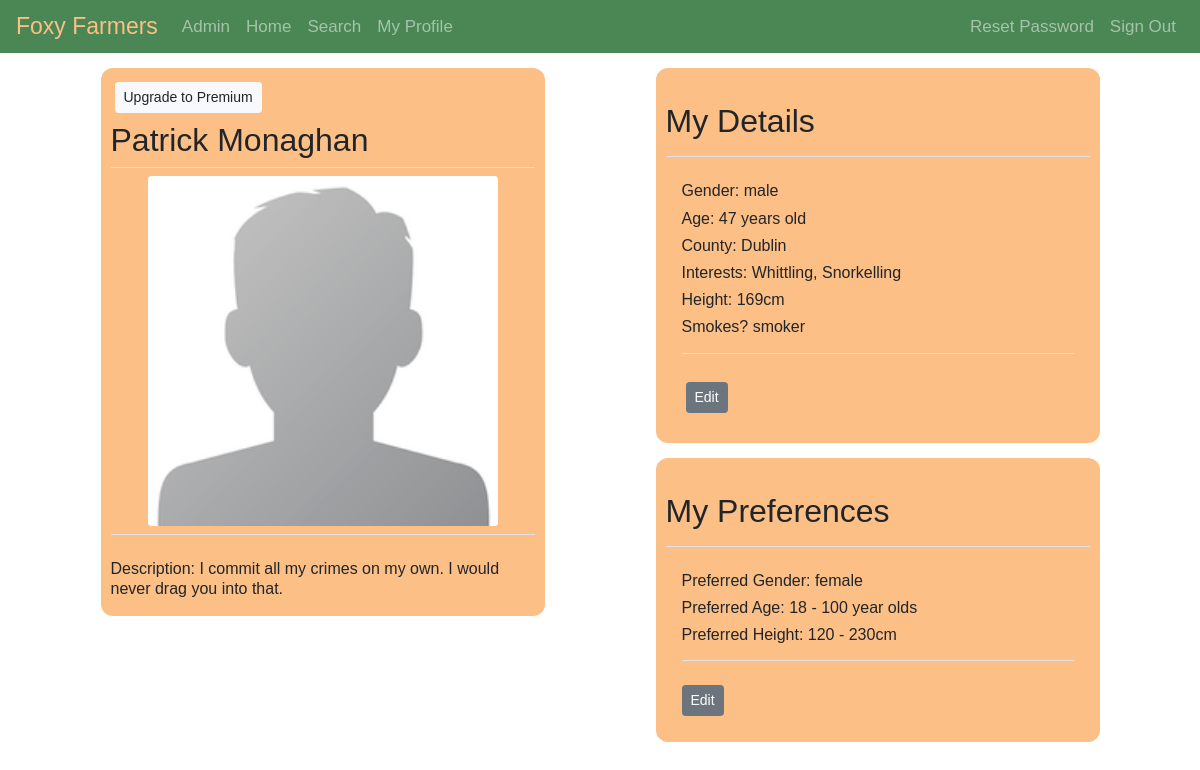
The page /pages/main/profile.php (signed in) on the database its author committed.
### tables this page shows
CREATE TABLE preferences (
  userID INT NOT NULL,
  prefGender ENUM("male", "female") NOT NULL,
  prefAgeMin INT NULL DEFAULT 18,
  prefAgeMax INT NULL DEFAULT 100,
  prefCountyID INT NULL,
  prefInterestID INT NULL,
  prefSmokes ENUM("smoker", "non-smoker") NULL,
  prefHeightMin INT NULL DEFAULT 120,
  prefHeightMax INT NULL DEFAULT 230
);

### utilities/utility.php (called while the page is built, shortened)
<?php
function getUserPreferences($link, $userID) {
  $sql = "SELECT prefGender, prefAgeMin, prefAgeMax, prefCountyID, prefInterestID, prefSmokes , prefHeightMin, prefHeightMax FROM preferences WHERE userID = $userID;";
  if($stmt = mysqli_prepare($link, $sql)) {
    if(mysqli_stmt_execute($stmt)) {
      mysqli_stmt_store_result($stmt);
      if(mysqli_stmt_num_rows($stmt) == 1) {
        $preferences = array();
        mysqli_stmt_bind_result($stmt, $prefGenderTemp, $prefAgeMinTemp, $prefAgeMaxTemp, $prefCountyIDTemp, $prefInterestIDTemp, $prefSmokesTemp, $prefHeightMinTemp, $prefHeightMaxTemp);
        while (mysqli_stmt_fetch($stmt)) {
          $preferences['prefGender'] = $prefGenderTemp;
          $preferences['prefAgeMin'] = $prefAgeMinTemp;
          $preferences['prefAgeMax'] = $prefAgeMaxTemp;
          $preferences['prefCountyID'] = ($prefCountyIDTemp) ? $prefCountyIDTemp : 0;
          $preferences['prefInterestID'] = ($prefInterestIDTemp) ? $prefInterestIDTemp : 0;
          $preferences['prefSmokes'] = ($prefSmokesTemp) ? $prefSmokesTemp : "";
          $preferences['prefHeightMin'] = $prefHeightMinTemp;
          $preferences['prefHeightMax'] = $prefHeightMaxTemp;
        }
      }
    }
    else {
      echo "Oops! Something went wrong. Please try again later.";
    }
    if (isset($preferences)) {
      return $preferences;
    }
  }
}
?>

### pages/main/profile.php (the view, shortened to what this page needs)
<?php
require_once "../../utilities/utility.php";
require_once "../../utilities/config.php";
$firstName = $lastName = $photoAddress = $gender = $dateOfBirth = $countyName = $smokes = $description = $email = $accessLevel = "";
$height = 0;
$myProfile = false;
if(isset($_GET["userID"]) && !empty(trim($_GET["userID"]))) {
  $userID = $_GET["userID"];
  if (checkIfUserPairExists($link, 'pending', 'pendingUserOne', 'pendingUserTwo', $userID, $_SESSION["userID"])) { $relationshipStatus = "youLikeThem"; }
  else if (checkIfUserPairExists($link, 'pending', 'pendingUserOne', 'pendingUserTwo', $_SESSION["userID"], $userID)) { $relationshipStatus = "theyLikeYou"; }
  else if (checkIfUserPairExists($link, 'rejections', 'rejectionsUserOne', 'rejectionsUserTwo', $userID, $_SESSION["userID"])) { $relationshipStatus = "youRejectThem"; }
  else if (checkIfUserPairExists($link, 'rejections', 'rejectionsUserOne', 'rejectionsUserTwo', $_SESSION["userID"], $userID)) { $relationshipStatus = "theyRejectYou"; }
  else if (checkIfUserPairExistsMatches($link, 'matches', 'matchesUserOne', 'matchesUserTwo', $_SESSION["userID"], $userID)) { $relationshipStatus = "match"; }
}
else {
  $userID = $_SESSION["userID"];
  $myProfile = true;
}
$sql = "SELECT firstName, lastName, email, accessLevel, description, gender, dateOfBirth, countyName, photo, smokes, height FROM user
JOIN profile JOIN countyList ON user.userID = profile.userID AND profile.countyID = countyList.countyID WHERE user.userID = $userID;";
if($stmt = mysqli_prepare($link, $sql)) {
  if(mysqli_stmt_execute($stmt)) {
    mysqli_stmt_store_result($stmt);
    if(mysqli_stmt_num_rows($stmt) == 1) {
      mysqli_stmt_bind_result($stmt, $firstNameTemp, $lastNameTemp, $emailTemp, $accessLevelTemp, $descriptionTemp, $genderTemp, $dateOfBirthTemp, $countyNameTemp, $photoTemp, $smokesTemp, $heightTemp);
      while (mysqli_stmt_fetch($stmt)) {
        $firstName = $firstNameTemp;
        $lastName = $lastNameTemp;
        $accessLevel = $accessLevelTemp;
        if($descriptionTemp) {$description = $descriptionTemp;};
        $gender = $genderTemp;
        $dateOfBirth = $dateOfBirthTemp;
        $countyName = $countyNameTemp;
        $photoAddress = $photoTemp;
        $smokes = $smokesTemp;
        $height = $heightTemp;
      }
    }
  }
  else {
    echo "Oops! Something went wrong. Please try again later.";
  }
}
$sql = "SELECT interestName FROM interestList JOIN interests ON interestList.interestID = interests.interestID WHERE interests.userID = $userID;";
if($stmt = mysqli_prepare($link, $sql)) {
  if(mysqli_stmt_execute($stmt)) {
    mysqli_stmt_store_result($stmt);
    if(mysqli_stmt_num_rows($stmt) >= 1) {
      mysqli_stmt_bind_result($stmt, $interestNameTemp);
      while (mysqli_stmt_fetch($stmt)) {
        $interests[] = $interestNameTemp;
      }
    }
  }
  else {
    echo "Oops! Something went wrong. Please try again later.";
  }
}
$preferences = getUserPreferences($link, $userID);
$prefGender = $preferences['prefGender'];
$prefAgeMin = $preferences['prefAgeMin'];
$prefAgeMax = $preferences['prefAgeMax'];
$prefHeightMin = $preferences['prefHeightMin'];
$prefHeightMax = $preferences['prefHeightMax'];
?>
<div class="container">
  <div class="container-item">
    <?php
      if($myProfile) {
        if($accessLevel == 'regular') {
          echo '<button type="button" data-target="#upgradeConfirm" data-toggle="modal" class="btn btn-light btn-sm m-1">Upgrade to Premium</button>';
        }
      }
    ?>
    <div class="mt-1 mb-2 border-bottom">
      <h2><?php echo $firstName.' '.$lastName ?></h2>
    </div>
    <div class="pb-2 mt-2 mb-4 border-bottom">
      <img src="<?php echo $photoAddress ?>" alt="Profile Photo">
    </div>
    <div>
      <div>
        <?php
          if (!empty($description)) {
            echo '<h6>Description: '.$description.'</h6>';
          }
        ?>
      </div>
    </div>
  </div>
  <div class="container-item container-item-stack"">
    <div class="container-item container-item-inside-stack">
      <div class="pb-2 mt-4 mb-4 border-bottom">
        <h2><?php echo ($myProfile) ? 'My Details' : $firstName."'s Details";?></h2>
      </div>
      <div class="pb-2 m-3 mb-4 border-bottom">
        <div>
          <h6>Gender: <?php echo $gender ?></h6>
        </div>
        <div>
          <h6> Age:
          <?php
            $dateOfBirth = explode("-", $dateOfBirth);
            $age = (date("md", date("U", mktime(0, 0, 0, $dateOfBirth[2], $dateOfBirth[1], $dateOfBirth[0]))) > date("md")
              ? ((date("Y") - $dateOfBirth[0]) - 1)
              : (date("Y") - $dateOfBirth[0]));
            echo $age.' years old';
          ?>
          </h6>
        </div>
        <div>
          <h6>County: <?php echo $countyName ?></h6>
        </div>
        <div>
          <?php
            if (isset($interests)) {
              echo '<h6>Interests: ';
              $str = "";
              foreach ($interests as $interestName) {
                $str .= $interestName.', ';
              }
              $str = rtrim($str, ', ');
              echo $str;
              echo '</h6>';
            }
          ?>
        </div>
        <div>
          <h6>Height: <?php echo $height.'cm' ?></h6>
        </div>
        <div>
          <h6>Smokes? <?php echo $smokes ?></h6>
        </div>
      </div>
      <?php
        if($myProfile) {
          echo '<div class="m-3">';
          echo '<a href="edit-profile.php" class="btn btn-secondary btn-sm m-1">Edit</a>';
          echo '</div>';
        }
      ?>
    </div>
    <div class="container-item container-item-inside-stack">
      <div class="pb-2 mt-4 mb-4 border-bottom">
        <h2><?php echo ($myProfile) ? 'My Preferences' : $firstName."'s Preferences";?></h2>
      </div>
      <div class="pb-2 m-3 mb-4 border-bottom">
        <div>
          <h6>Preferred Gender: <?php echo $prefGender ?></h6>
        </div>
        <div>
          <h6>Preferred Age: <?php echo $prefAgeMin.' - '.$prefAgeMax.' year olds' ?></h6>
        </div>
        <div>
          <h6>Preferred Height: <?php echo $prefHeightMin.' - '.$prefHeightMax.'cm' ?></h6>
        </div>
      </div>
      <?php
        if($myProfile) {
          echo '<div class="m-3">';
          echo '<p><a href="edit-preferences.php" class="btn btn-secondary btn-sm">Edit</a></p>';
          echo '</div>';
        }
      ?>
    </div>
  </div>
</div>

### style/style.css (style rules this page uses)
* { -webkit-box-sizing: border-box; -moz-box-sizing: border-box; -ms-box-sizing: border-box; box-sizing: border-box; }
body { font: 14px sans-serif; }
.navbar { background-color: hsl(130, 29%, 41%); }
.navbar .navbar-brand { color: rgb(252, 191, 134); font-size: 23px; }
.navbar .nav-item { font-size: 17px; }
img { border-radius: 1%; width: 350px; height: 350px; display: block; margin: 0 auto; object-fit: cover; }
@media (min-width:900px) { .container { display: flex; align-items: flex-start; flex-wrap: wrap; justify-content: space-around } }
.container-item { flex-basis: 40%; padding: 10px; margin: 15px auto; background-color: rgb(252, 191, 134); border-radius: 12px; }
.container-item-stack { padding: 0px; background-color: rgba(255, 255, 255, 0); }
.container-item-inside-stack { margin: 0px auto 15px; }

### rows shown on the page
preferences: prefGender "female", prefAgeMin "18", prefAgeMax "100", prefHeightMin "120", prefHeightMax "230"

### other values the page prints
$firstName "Patrick"
$lastName "Monaghan"
$description "I commit all my crimes on my own. I would never drag you into that."
$gender "male"
$age "47"
$countyName "Dublin"
$str "Whittling, Snorkelling"
$height "169"
$smokes "smoker"
